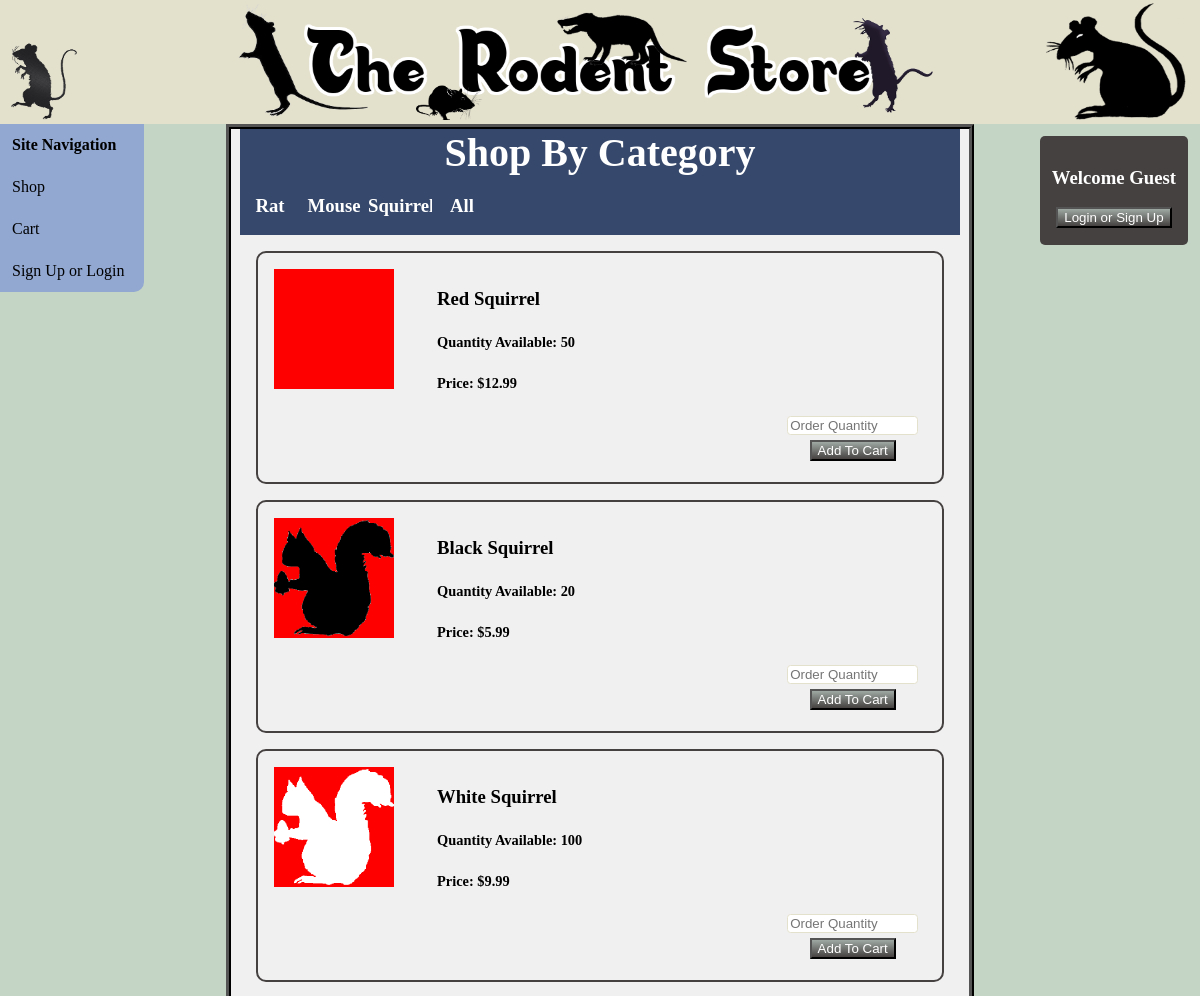
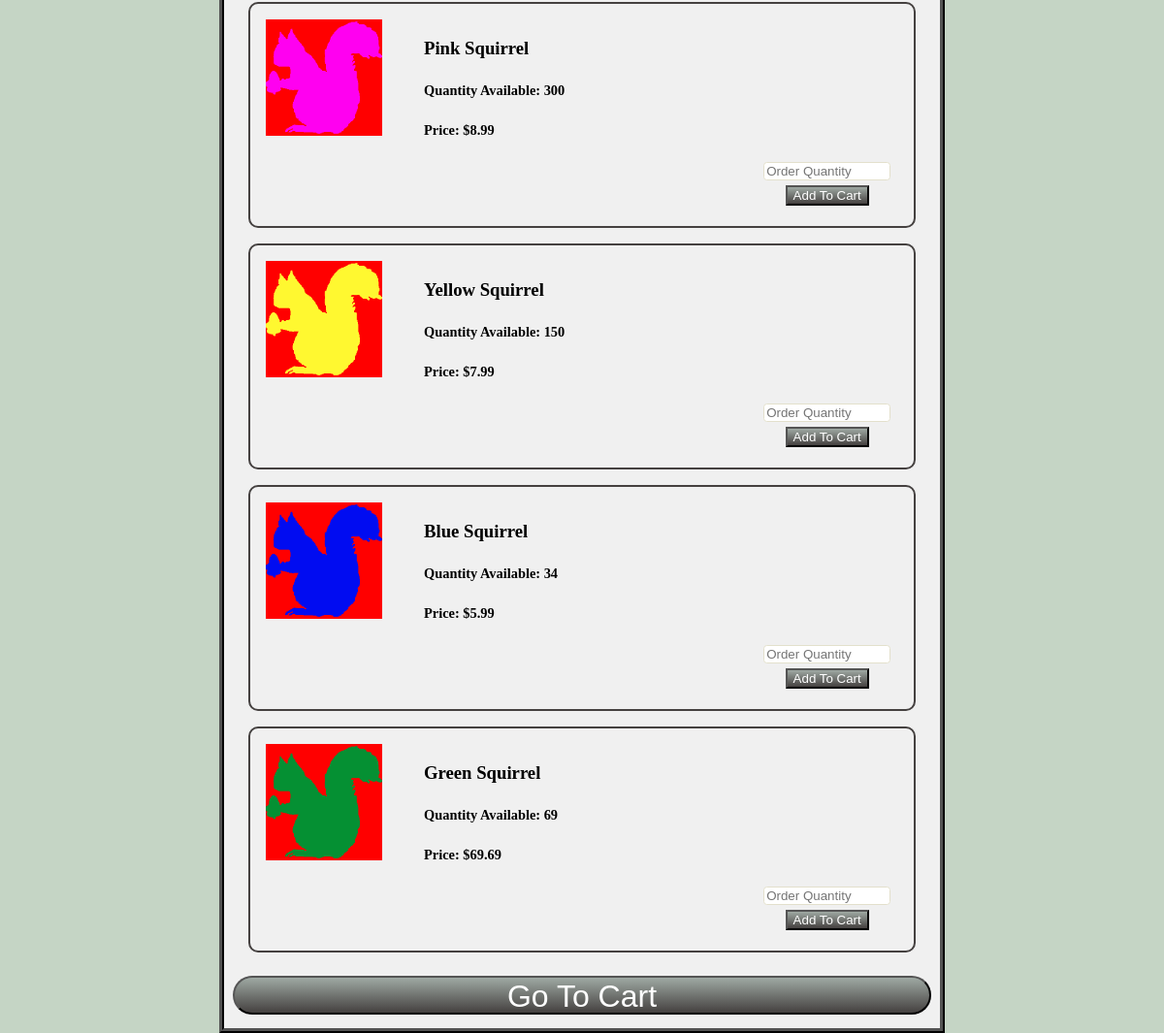
The app's page /index.php?cat=squirrel with its own data (2 pictures, top to bottom).
### tables this page shows
CREATE TABLE `entity_product` (
  `product_id` int(11) NOT NULL AUTO_INCREMENT,
  `product_quantity` int(11) DEFAULT '0',
  `product_name` varchar(50) NOT NULL,
  `product_img_path` varchar(255) DEFAULT 'default/image/path.png',
  `product_price` float DEFAULT '0',
  `product_category` varchar(20) DEFAULT NULL,
  PRIMARY KEY (`product_id`),
  UNIQUE KEY `product_name` (`product_name`),
  UNIQUE KEY `product_name_2` (`product_name`)
);

### phpScripts/prodTableScript.php (the view, shortened to what this page needs)
<?php
$server = "localhost";
$username = "root";
$password = "";
$db = "storefront";
$filter = (isSet($_GET["cat"])) ? "WHERE product_category = '" . $_GET["cat"] . "'": "";
$sql = "SELECT product_id, product_quantity, product_name, product_img_path, product_price FROM entity_product $filter;";
function displayProducts() {
    global $server, $username, $password, $db, $sql, $result, $row;
    $conn = connect($server, $username, $password, $db);
    if($result = $conn->query($sql)) {
        if($result->num_rows > 0) {
            while($row = $result->fetch_assoc()) {
                echo "<form action='phpScripts/updateCartScript.php' target='_blank' method='post'>";
                echo "<div class='product'>";
                echo "<img class='prodImg' src='" . $row["product_img_path"] ."' alt='" . $row["product_img_path"] . "' />";
                echo "<div class='prodInfo'>";
                echo "<h3>" . $row["product_name"] . "</h3>";
                echo "<h5>Quantity Available: " . $row["product_quantity"] . "</h5>";
                echo "<h5>Price: $" . number_format($row["product_price"], 2) . "</h5>";
                echo "<div class='prodInput'>";
                echo "<input id='" . $row["product_id"] . "' type='number' max='" . $row["product_quantity"] . "' min='0' step='1' placeholder='Order Quantity' onchange='limitOrdered(" . $row["product_id"] . ");' />";
                echo "<input type='submit' value='Add To Cart' onclick='addToCart(" . $row["product_id"] . ", " . $row["product_quantity"] . ", \"" . $row["product_name"] . "\", \"" . $row["product_img_path"] . "\", " . $row["product_price"] . ")' />";
                echo "</div>";
                echo "</div>";
                echo "</div>";
                echo "</form>";
            }
        } else {
            echo "<h4>No Products At This Time</h4>";
        }
    } else {
        echo $conn->error;
    }
}
?>

### css/sitestyle.css (style rules this page uses)
html { margin: 0; padding: 0; }
body { background-color: #c5d5c5; margin: 0; padding: 0; }
h5 { font-size: 0.9em; }
input, select { margin-top: 0; margin-bottom: 0.42vw; }
input[type="submit"], [type="button"], select { background-image: linear-gradient(#9fa9a3, #454140); color: white; }
input[type="text"], [type="password"], [type="number"], select { border: 0.105vw solid #e3e0cc; border-radius: 0.3vw; width: 10.417vw; }
.product { border: 2px solid #454140; border-radius: 10px; overflow: auto; margin: 1em; padding: 1em; }
.prodImg { background-color: red; width: 10vw; float: left; }
.prodInfo { float: right; width: 75%; overflow: auto; }
.prodInput { float: right; width: 30%; text-align: center; overflow: auto; }

### records on screen
entity_product: product_img_path (picture), product_name "Red Squirrel", product_quantity "50", product_price "12.99"
entity_product: product_img_path (picture), product_name "Black Squirrel", product_quantity "20", product_price "5.99"
entity_product: product_img_path (picture), product_name "White Squirrel", product_quantity "100", product_price "9.99"
entity_product: product_img_path (picture), product_name "Pink Squirrel", product_quantity "300", product_price "8.99"
entity_product: product_img_path (picture), product_name "Yellow Squirrel", product_quantity "150", product_price "7.99"
entity_product: product_img_path (picture), product_name "Blue Squirrel", product_quantity "34", product_price "5.99"
entity_product: product_img_path (picture), product_name "Green Squirrel", product_quantity "69", product_price "69.69"
